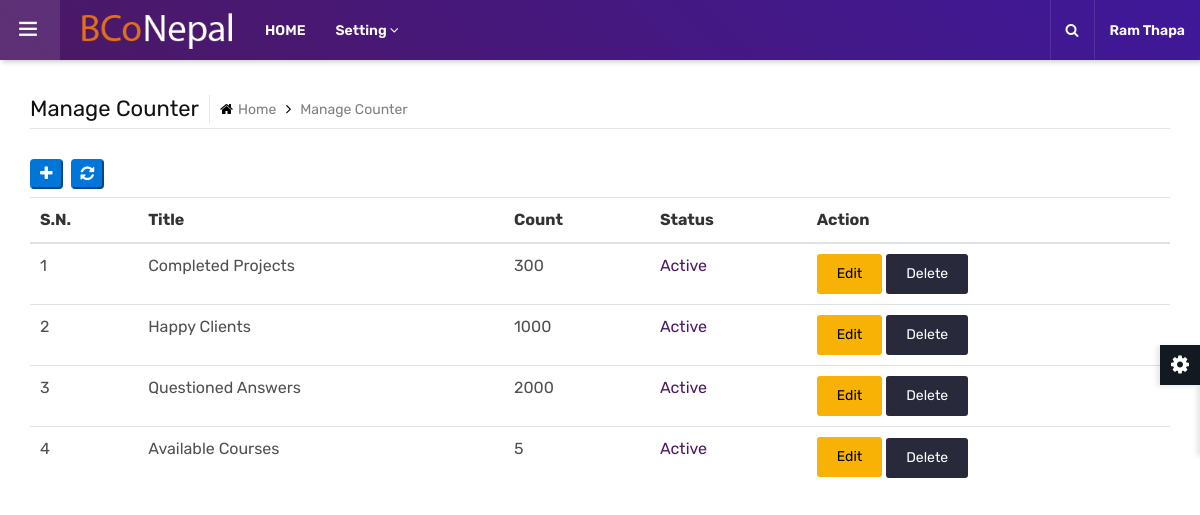
Screenshot of /admin/managecounter.php (signed in) with the database file from the repository.
### tables this page shows
CREATE TABLE IF NOT EXISTS `counter` (
  `id` int(11) NOT NULL AUTO_INCREMENT,
  `title` varchar(100) NOT NULL,
  `count` varchar(100) NOT NULL,
  `status` int(11) NOT NULL DEFAULT '1',
  `created_at` timestamp NOT NULL DEFAULT CURRENT_TIMESTAMP,
  `updated_at` timestamp NOT NULL DEFAULT CURRENT_TIMESTAMP,
  PRIMARY KEY (`id`)
);

### admin/managecounter.php (the view, shortened to what this page needs)
<?php require('inc/header.php');
?>
<main class="ttr-wrapper">
    <div class="container-fluid">
        <div class="db-breadcrumb">
            <h4 class="breadcrumb-title">Manage Counter</h4>
            <ul class="db-breadcrumb-list">
                <li><a href="#"><i class="fa fa-home"></i>Home</a></li>
                <li>Manage Counter</li>
            </ul>
        </div>
        <button class="btn-primary mb-2 mr-1 px-2 rounded" onClick="window.location.href='addcounter.php';"><i class="fa fa-plus"></i></button>
        <button class="btn-primary mb-2 mr-1 px-2 rounded" onClick="window.location.reload();"><i class="fa fa-refresh"></i></button>
        <section class="content">
            <div class="container-fluid">
                <div class="row">
                    <table class="table">
                        <thead>
                            <tr>
                                <th>S.N.</th>
                                <th>Title</th>
                                <th>Count</th>
                                <th>Status</th>
                                <th>Action</th>
                            </tr>
                        </thead>
                        <tbody>
                            <?php
                            $select_query = "SELECT * FROM counter";
                            $select_result = mysqli_query($conn, $select_query);
                            $sn = 0;
                            while ($data = mysqli_fetch_array($select_result)) {
                                $sn = $sn + 1;
                            ?>
                                <tr>
                                    <td><?php echo $sn; ?></td>
                                    <td><?php echo $data['title']; ?></td>
                                    <td><?php echo $data['count']; ?></td>
                                    <td>
                                        <?php
                                        if ($data['status'] == 1) {
                                            echo "<span class='text-primary'>Active</span>";
                                        } else {
                                            echo "<span class='text-warning'>Inactive</span>";
                                        }
                                        ?>
                                    </td>
                                    <td>
                                        <a name="" id="" class="btn btn-info btn-sm" href="editcounter.php?id=<?php echo $data['id']; ?>" role="button">Edit</a>
                                        <a name="" id="" onclick="return checkDelete()" class="btn-secondry" href="deleteprocess/deletecounter.php?id=<?php echo $data['id']; ?>" role="button">Delete</a>
                                    </td>
                                </tr>
                            <?php
                            }
                            ?>
                        </tbody>
                    </table>
                </div>
            </div>
</main>
</body>
</html>

### admin/inc/header.php (shortened to what this page needs)
<!DOCTYPE html>
<html lang="en">
<head>
    <link rel="stylesheet" type="text/css" href="assets/css/assets.css">
    <link rel="stylesheet" type="text/css" href="assets/vendors/calendar/fullcalendar.css">
    <link rel="stylesheet" type="text/css" href="assets/css/typography.css">
    <link rel="stylesheet" type="text/css" href="assets/css/shortcodes/shortcodes.css">
    <link rel="stylesheet" type="text/css" href="assets/css/style.css">
    <link rel="stylesheet" type="text/css" href="assets/css/dashboard.css">
    <link class="skin" rel="stylesheet" type="text/css" href="assets/css/color/color-1.css">
</head>
<body class="ttr-opened-sidebar ttr-pinned-sidebar">
    <header class="ttr-header">
        <div class="ttr-header-wrapper">
            <div class="ttr-toggle-sidebar ttr-material-button">
                <i class="ti-menu ttr-close-icon"></i>
            </div>
            <div class="ttr-logo-box">
                <div>
                    <a href="index.php" class="ttr-logo">
                        <img class="ttr-logo-desktop" alt="" src="assets/images/logoblue.png" width="160" height="27">
                    </a>
                </div>
            </div>
            <div class="ttr-header-menu">
                <ul class="ttr-header-navigation">
                    <li>
                        <a href="index.php" class="ttr-material-button ttr-submenu-toggle">HOME</a>
                    </li>
                    <li>
                        <a href="#" class="ttr-material-button ttr-submenu-toggle">Setting <i class="fa fa-angle-down"></i></a>
                    </li>
                </ul>
            </div>
            <div class="ttr-header-right ttr-with-seperator">
                <ul class="ttr-header-navigation">
                    <li>
                        <a href="#" class="ttr-material-button ttr-search-toggle"><i class="fa fa-search"></i></a>
                    </li>
                    <li>
                        <a href="#" class="ttr-material-button ttr-submenu-toggle">
                            <?php if (isset($_SESSION['name'])) {
                                echo $_SESSION['name'];
                                } ?>
                        </a>
                    </li>
                </ul>
            </div>
        </div>
    </header>

### admin/assets/css/typography.css (style rules this page uses)
body { background-color: #fff; font-family: Rubik; font-size: 16px; font-weight: 400; color:#505050; padding: 0; margin: 0; overflow-x: hidden; -webkit-font-smoothing: antialiased; font-smoothing: antialiased; -moz-osx-font-smoothing: grayscale; scroll-behavior: smooth; }
a { color: #6f6f6f; outline: 0 none; text-decoration: none; }
img { border-style: none; height: auto; max-width: 100%; vertical-align: middle; }
section, article, aside, details, figcaption, figure, footer, header, hgroup, main, menu, nav, summary { display: block; }
table { background-color: transparent; width: 100%; }
table thead th { color: #333; }
table td { padding: 15px 10px; }
p, address, pre, hr, ul, ol, dl, dd, table { margin-bottom: 24px; }
h1, h2, h3, h4, h5, h6 { color: #111111; font-family: rubik; margin-top:0; }
h4 { font-size: 22px; line-height: 28px; margin-bottom: 15px; font-weight: 500; }
dl, ul, ol { list-style-position: outside; padding: 0; }
ul, ol { margin-bottom: 24px; }
ul li, ol li { padding: 0; }

### admin/assets/css/color/color-1.css (style rules this page uses)
:root { --primary: #4c1864; --sc-primary: #4d0a91; }
.bg-primary,.btn,.comments-area .comment-form p input[type="submit"],.pagination > .active > a,.pagination > .active > span,.pagination > .active > a:hover,.pagination > .active > span:hover,.pagination > .active > a:focus,.pagination > .active > span:focus,.feature-filters .active > [class*="btn"],.list-num-count > li:before,.pagination-bx.primary .pagination > li > a, .pagination-bx.primary .pagination > li > span,button.back-to-top,.rev-btn { background-color: #4c1864; }
a,.text-primary,.primary li:before,.menu-links .nav > li.active > a,.menu-links .nav > li:hover > a,.menu-links .nav > li .mega-menu > li ul a:hover,.menu-links .nav > li .sub-menu li:hover > a,footer a:active,footer a:focus,footer a:hover,footer h1 a,footer h2 a,footer h3 a,footer h4 a,footer h5 a,footer h6 a,footer p a,.testimonial-1 .testimonial-position,.acod-head a:after,.acod-head a,.acod-head a:hover,.acod-head a.collapsed:hover,.ttr-tabs .nav-tabs > li > a i,h1 a:hover,h2 a:hover,h3 a:hover,h4 a:hover,h5 a:hover,h6 a:hover,.btn.outline,.btn-link:hover { color: #4c1864; }
.ttr-notify-header::after,.widget-bg1,.ttr-search-bar,.ttr-header,.ovpr-dark:after, .pricingtable-main,.account-head:after { background: #4c1864; background: -moz-linear-gradient(45deg, #4c1864 0%, #3f189a 100%); background: -webkit-linear-gradient(45deg, #4c1864 0%,#3f189a 100%); background: linear-gradient(45deg, #4c1864 0%,#3f189a 100%); filter: progid:DXImageTransform.Microsoft.gradient( startColorstr='#4c1864', endColorstr='#3f189a',GradientType=1 ); }
.course-info-list ul li a.active, .course-info-list ul li a:hover,.btn,.profile-tabnav .nav li a.active,button.back-to-top,.upcoming-event-carousel.owl-btn-1 .owl-prev, .upcoming-event-carousel.owl-btn-1 .owl-next,.courses-carousel .owl-nav .owl-next, .courses-carousel .owl-nav .owl-prev, .recent-news-carousel .owl-nav .owl-next, .recent-news-carousel .owl-nav .owl-prev, .testimonial-carousel .owl-nav .owl-next, .testimonial-carousel .owl-nav .owl-prev { background-color:#f7b205; color:#000; }

### admin/assets/css/shortcodes/form.css (style rules this page uses)
.btn, .panel, .form-control, .img-thumbnail, .panel-head ing, .dropdown-menu, .panel-group .panel, .nav-tabs > li > a, .modal-content, .navbar-toggler, .nav-pills > li > a, .pager li > a, .pager li > span, .well, .alert, .list-group-item:first-child, .list-group-item:last-child, .input-group-addon, .btn-group-divides > .btn:not(:first-child):not(:last-child):not(.dropdown-toggle), .btn-group-divides > .btn:last-child:not(:first-child), .btn-group > .dropdown-toggle:not(:first-child), .ttr-booking-form .ttr-extra-services li .feature-box-lg, .ttr-booking-form .ttr-extra-services li.active .feature-box-lg:after, .widget_tag_cloud a, .searchform input[type="text"], .searchform input[type="submit"], ol.comment-list li.comment .comment-body { -webkit-border-radius: 0; -moz-border-radius: 0; border-radius: 0; }
a, .ttr-box, .btn, .form-control, .ov-box, .overlay-icon li a i, .feature-box-xl, .feature-box-lg, .feature-box-md, .feature-box-sm, .feature-box-xs, .navbar-toggler, .menu-logo, .menu-links .nav > li > a, .secondary-menu { -webkit-transition: all 0.2s linear; -moz-transition: all 0.2s linear; -ms-transition: all 0.2s linear; -o-transition: all 0.2s linear; transition: all 0.2s linear; }
button { outline:none !important; cursor:pointer; }

### rows the page displays
counter: title "Completed Projects", count "300", status "Active"
counter: title "Happy Clients", count "1000", status "Active"
counter: title "Questioned Answers", count "2000", status "Active"
counter: title "Available Courses", count "5", status "Active"

### other values shown
$_SESSION['name'] "Ram Thapa"
